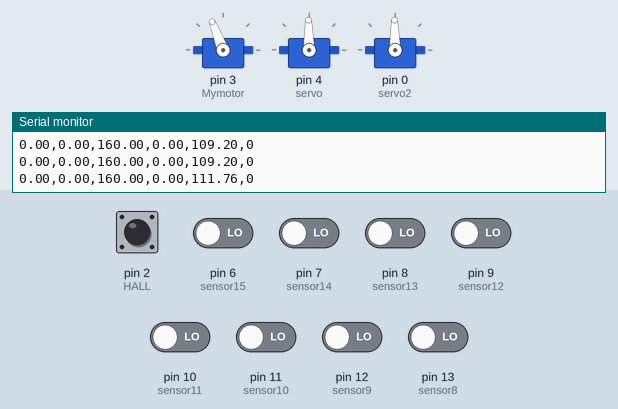
Bench run of a sketch on a simulated Arduino Uno, built with avr-gcc and run on an emulated ATmega328P. On the bench: 3 × servo, the last lines printed to the serial monitor. Inputs (shaded band) come from the test bench; at power-on: pin 2 (HALL) HIGH, pin 6 (sensor15), pin 7 (sensor14), pin 8 (sensor13), pin 9 (sensor12), pin 10 (sensor11), pin 11 (sensor10), pin 12 (sensor9), pin 13 (sensor8) LOW.

Above: at 3.2 s.
3.3 s: pin 6 (sensor15) driven HIGH
At 3.65 s:
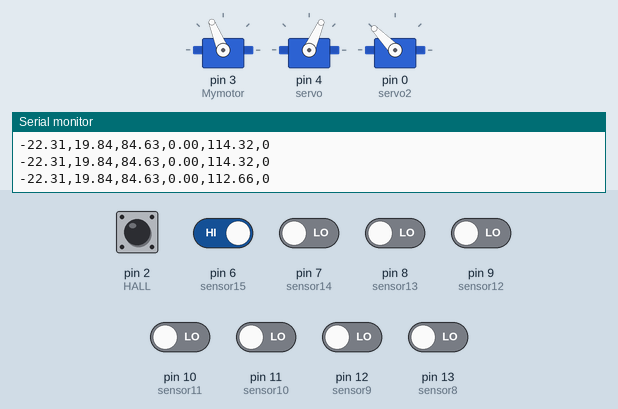
6.3 s: pin 11 (sensor10) driven HIGH
At 7.5 s:
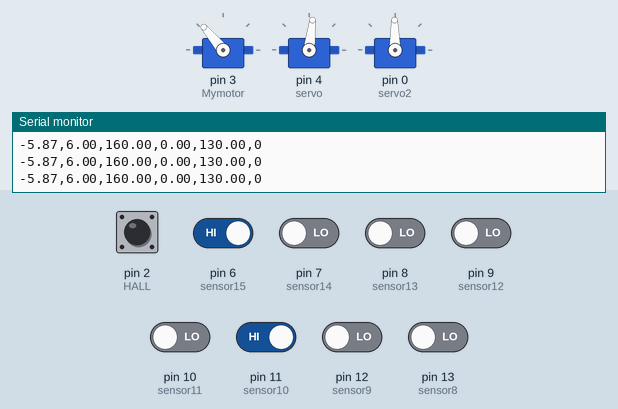
8.1 s: pin 13 (sensor8) driven HIGH
At 8.7 s:
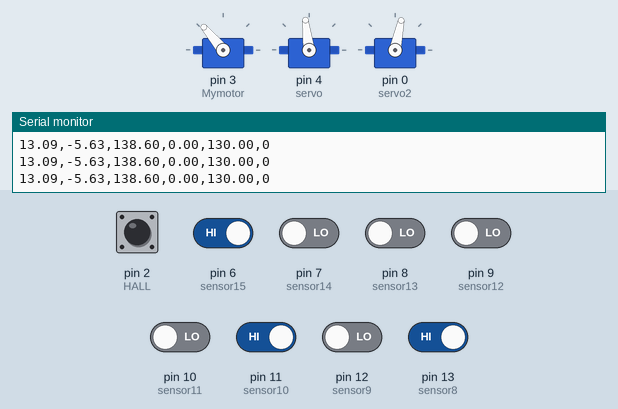
9.7 s: pin 10 (sensor11) driven HIGH
At 10.3 s:
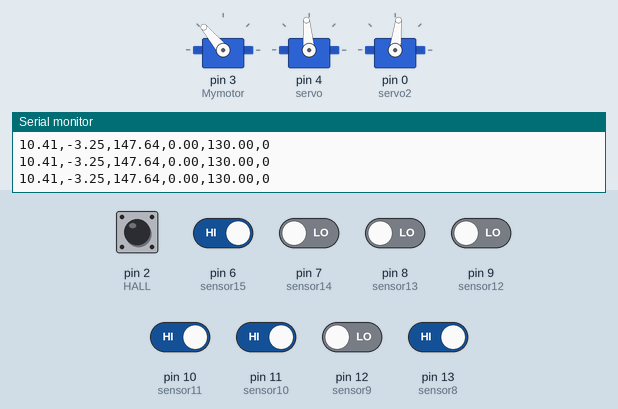
11.3 s: pin 8 (sensor13) driven HIGH
At 13.1 s:
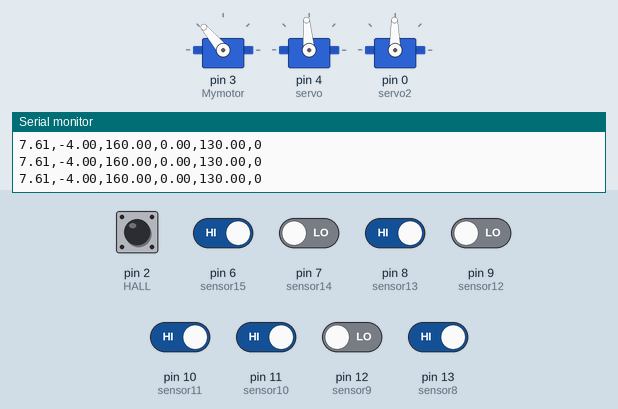
14.3 s: pin 8 (sensor13) driven LOW
At 15.1 s:
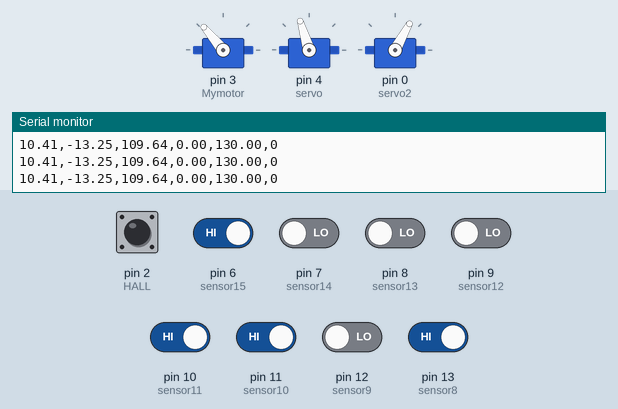
Timing chart, 0 to 16.9 s (numbered marks = the images above; inputs shaded):
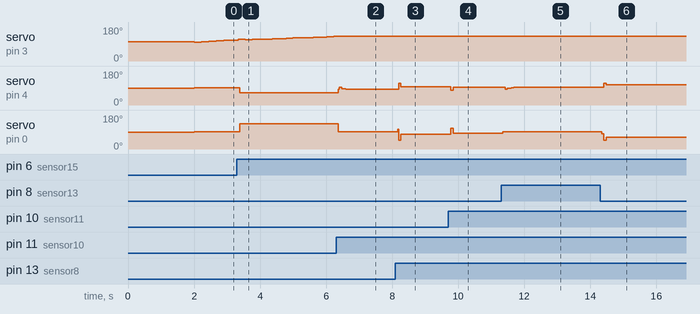

The sketch:

main_2017-05-15.ino
```cpp
# include <Servo.h>
#include <PID_v1.h>
Servo FrontSteering,BackSteering,motor;

float angle;      //input to Motor

// TIMERS All in microseconds
unsigned long lastSampletime=0;
int Ts= 200;                         //Microsecond between the samplings of velocity
unsigned long currenttime=0;
unsigned long lastSpeedPIDtime=0;
unsigned long lasPrinttime=0;
int printtime=1000000;               //Microseconds
int inputintervall=220000;           //Microsekunder mellan PID beräkningar


//Hastighetsmätningen
int state=HIGH;                        //signal från hall
int oldstate=HIGH;                     // Storing old state to make sure the signal was falling
float v;                               //Hastighet cm/s
float vold=0;                          // for a dumb filtering
int passeringar=0;                     // Used to know how far the car drives during the avoidance
float vsum=0;


/*CrouseControll Parametrar Home made PID */
double SetSpeed = 160;           // the setpoint to the Crouse controll, will redice in corners
float oldError=0;          // Old error of the speed used for the derivative part
float integral =0;         //ca 10/Ki
int nomagnet=0;            // samples without seeing a magnet at the hall sensor
int Speed = 160;                 // Highest velocity the car will aim for
float TurningConstant= 3.8;     // factor to multiply the turning angle when reducing the set speed
//SetSpeed=110;
//  Speed = 180;
//  TurningConstant = 5.5;
//  Speed = 160;
//  TurningConstant = 3.8;

/* PID LIBRARY CROUSECONTROLL PARAMETERS */
// double P=0.00856;
//  double I=0.0856;
//  double D=0;
/* OBS!! P, I, D is used both in the homemade and the library PID */
  double P=0.04;
  double I=0.08;
  double D=0.001;
 double Speedinput, speedOutput;
PID speedpid(&Speedinput, &speedOutput, &SetSpeed, P, I, D, DIRECT);
                        /* End of crouse controller parameters */

                        /* Steering Controller*/
double Setpoint, Input, Output,ServoWrite, ServoWrite2;
float STime = 50;    // Sampletime

//Define the aggressive and conservative Tuning Parameters
//double aggKp=0.889, aggKi=0, aggKd=0.234;
//double consKp=0.4, consKi=2.4, consKd=20;
double aggKp=0.889, aggKi=0, aggKd=0.234;
double consKp=0.4, consKi=2.4, consKd=20;

//Specify the links and initial tuning parameters
PID myPID(&Input, &Output, &Setpoint, consKp, consKi, consKd, DIRECT);
                     /*End of steering controller*/

        /* Obsticleavoidance */
int avoid=LOW;       // reading from the hall sensor
int magnetsTurn1=12;  //2.33 is the distance the car move for each magnet
int magnetsTurn2=15;  //2.33 is the distance the car move for each magnet
int magnetsTurn3=24;
float ObsticleSpeed=50;       //cm/s to drive when avoiding the obsticle
int EstTimeLap=5000000;       // Microseconds that the avoidance is turned off.
int LastTimeAvoiding=EstTimeLap;    //To have the avoidance manouver enebled in the begining

                  /* DIGITAL PINS */
int HALL=2;                               //pin för hall
int distsensor = 1;                       // distance sensor cercuite will send a high singal if something is to close
int Mymotor = 3;
int servo = 4;
int servo2 = 0;
/*Define sensor pins*/
const int sensor8 = 13;
const int sensor9 = 12;
const int sensor10 = 11;
const int sensor11 = 10;
const int sensor12 = 9;
const int sensor13 = 8;
const int sensor14 = 7;
const int sensor15 = 6;

/*Constants for the car*/
//double Ls=0.079 , Lc=0.264;
double Ls=0.079 , Lc=0.264;
double SensorDistances[]={0.099,0.076,0.053,0.030,-0.030,-0.053,-0.076, -0.099};

//SensorArray
//int sensor8,sensor9,sensor10,sensor11,sensor12,sensor13;
int val1, val2, val3, val4, val5, val6, val7, val8;
int sensors[8];


 double LastReadings =0;             // inititsiering föregående utslag av sensorarray
 int LostLine = 0; // parameter for controll of steering when car lost the line (0= on target, 1= lost line LEFT, -1= lost line RIGTH)
void setup()
{
  for(int i=sensor8; i<=sensor15; i++)
  {
     pinMode(i,INPUT);
  }

//  pinMode(interruptPin, INPUT_PULLUP);
//  attachInterrupt(digitalPinToInterrupt(interruptPin), blink, CHANGE);

  pinMode(distsensor,INPUT);                //sätter hallsensor som input
  pinMode(HALL,INPUT);
  pinMode(Mymotor,OUTPUT);           //sätter dc motor som output

  motor.attach(Mymotor);             //kopplat främre servo till pin Mymotor


  // Styrning
  FrontSteering.attach(servo);
  BackSteering.attach(servo2);
  pinMode(servo,OUTPUT);
  pinMode(servo2,OUTPUT);
  //turn the PID on
  myPID.SetMode(AUTOMATIC);
  speedpid.SetMode(AUTOMATIC);
  myPID.SetSampleTime(STime);
  speedpid.SetSampleTime(200);
  speedpid.SetOutputLimits(90,130);
  myPID.SetOutputLimits(-20,20);
  Serial.begin(9600);


  // KAN BEHÖVAS EN UPPSTARTS SEKVENS FÖR REGULATORERNA
integral=0;
  angle=102.6;
  motor.write(angle);
  delay(2000);

}

                                          void loop() {

                                            currenttime=micros();
                                            SetSteering();
                                             speedpid.Compute();
                                              motor.write(speedOutput);
                                            if((currenttime-LastTimeAvoiding)>EstTimeLap){
                                              avoid=digitalRead(distsensor);
                                              if(avoid==HIGH){
                                                  //OBsticleavoidance();
                                                LastTimeAvoiding=currenttime;
                                              }
                                            }
                                            if((currenttime-lastSampletime)>Ts){
                                               ReadSpeed();
                                            }
//                                             if((currenttime-lastSpeedPIDtime) > inputintervall){   //Home made PIDfor crousecontroll
//                                               SPEEDcontroler();
//                                            }
                                             if((currenttime-lasPrinttime) > printtime){
                                              serialPrint();
                                              lasPrinttime=currenttime;
                                             }
                                          }


void SetSteering(){
    Input = DstoAlpha(sensors);
  double gap = abs(Setpoint-Input); //distance away from setpoint
  if (gap < 8)
  {  //we're close to setpoint, use conservative tuning parameters
    myPID.SetTunings(consKp, consKi, consKd);
    myPID.SetOutputLimits(-4, 6);
    ServoWrite= 91-1.242*Output;
    ServoWrite2= 91;
    SetSpeed = Speed;
  }
  else
  {
     //we're far from setpoint, use aggressive tuning parameters
     myPID.SetTunings(aggKp, aggKi, aggKd);
     myPID.SetOutputLimits(-20, 20);
     ServoWrite= 91-1.242*Output;
     ServoWrite2= 91+2.2*Output;
     SetSpeed = Speed - abs(Output)*TurningConstant;
  }
  myPID.Compute();
  //analogWrite(PIN_OUTPUT, ServoWrite);
  FrontSteering.write(ServoWrite);
  BackSteering.write(ServoWrite2);
  /*Temporary solution to get sensor updates*/
//start
  val1 = digitalRead(sensor8);
  val2 = digitalRead(sensor9);
  val3 = digitalRead(sensor10);
  val4 = digitalRead(sensor11);
  val5 = digitalRead(sensor12);
  val6 = digitalRead(sensor13);
  val7 = digitalRead(sensor14);
  val8 = digitalRead(sensor15);

  /*Updates sensor array*/
   sensors[0]= val1;
   sensors[1]= val2;
   sensors[2]= val3;
   sensors[3]= val4;
   sensors[4]= val5;
   sensors[5]= val6;
   sensors[6]= val7;
   sensors[7]= val8;
}

        /* SPEEDcontroller uses the velocity V, Vold and the setpoint SetSpeed to adjust the input signal to the motor */
                                        void SPEEDcontroler(){          //Euler backward PID assuming constant samplingtime
                                            double Smpltime=0.22;     //Converts the sampletime to seconds from microseconds
                                            float P=0.00856;
                                            float I=0.0856;
                                            float D=0;

                                              if(passeringar>0){
                                                //v=vsum/passeringar;
                                              }
                                              else {
                                                v=0;
                                              }

                                            integral=integral+(SetSpeed-v)*Smpltime; //Updaterar integralen med antagandet att sampletiden är konstant
                                            angle=90+P*(SetSpeed-v)+integral*I+D*((SetSpeed-v-oldError)/Smpltime);        //Beräknar vinkeln, regulatorn går från 90.
                                            if (angle<90){
                                              angle=90;
                                            }
                                            else if (angle>180){
                                              integral=800;
                                              angle=150;
                                            }
                                            motor.write(angle);
                                            oldError=(SetSpeed-v);
                                            lastSpeedPIDtime=currenttime;                 //lastPIDtime är tiden då vinkeln till motorn senast ändrats
                                        }
/* ReadSpeed looks at the state of the hall sensor to calculate the velocity v and stors the previus velocity in vold */
void ReadSpeed(){    //Could be adjusted to use interupt instead but not sure if it is bad for other parts of the script
    float Omkrets=20.4;                   //Omkrets på hjulet
    state=digitalRead(HALL);              //Reads the hallsignal
    if (state==LOW && oldstate==HIGH){    //Cheaks if the magnet is there
      currenttime=micros();
      if (currenttime==0){                //kan kanske tas bort nu, bör testas på bilen
        v=0;
      }
      else{
        v=(2*Omkrets*1000000)/((currenttime-lastSampletime)*17.53);    //multiply with e6 to get seconds, 17.53 magnets per wheel rotation men vi tog bort hälften av magneterna
        lastSampletime=currenttime;
                passeringar++;
        if(v < 0.6*vold){             //För att slippa dipparna som sker en gång per varv av hjulen
          v=vold;
        }
        vold=v;
        Speedinput=v;
        //vsum=vsum+v;
        nomagnet=0;
      }
    }
    else {
      nomagnet++;
      if(nomagnet > 2000){                //This will set the speed to 0 if no magnet is seen for more then 2000 samples
        v=0;
      }
    }
    oldstate=state;
 }

                                      void OBsticleavoidance(){         //SAfety break for testign

                                            SetSpeed=ObsticleSpeed;
                                            float R1=1;         // meter
                                            float R2=1;         // meter
                                            float S1=100*R1*3.14/4;  //cm
                                            float S2=100*R2*3.14/2;

                                            /* First Turn, drives a speciffic distance while turning rigth */
                                            int passeringInput = 0;
                                            float Alpha = (180/3.14)*atan(Lc/R1);
                                            ServoWrite= 91-1.242*Alpha;
                                            ServoWrite2= 91+2.2*Alpha;
                                            FrontSteering.write(ServoWrite);
                                            BackSteering.write(ServoWrite2);
                                            passeringar=0;
                                            while(passeringar<magnetsTurn1){
                                            delayMicroseconds(100);
                                            ReadSpeed();
                                            passeringInput++;
                                              if (passeringInput > 2000){
                                                Serial.print(passeringar);
                                                  speedpid.Compute();
                                                  motor.write(speedOutput);
                                                  passeringInput=0;
                                              }
                                            }

                                            /* Second turn drives straigth for a speciffic distance*/
                                            Alpha = (180/3.14)*atan(Lc/R2);
                                            ServoWrite= 91;
                                            ServoWrite2= 91;
                                            FrontSteering.write(ServoWrite);
                                            BackSteering.write(ServoWrite2);
                                            passeringar=0;
                                            while(passeringar<magnetsTurn2){
                                            delayMicroseconds(100);
                                            ReadSpeed();
                                            passeringInput++;
                                              if (passeringInput > 2000){
                                                Serial.print(passeringar);
                                                  speedpid.Compute();
                                                  motor.write(speedOutput);
                                                  passeringInput=0;
                                              }
                                            }

                                            /* LAST tunrn left turn */
                                            Alpha = (180/3.14)*atan(Lc/R1);
                                            ServoWrite= 91+1.242*Alpha;
                                            ServoWrite2= 91-2.2*Alpha;
                                            FrontSteering.write(ServoWrite);
                                            BackSteering.write(ServoWrite2);
                                            passeringar=0;
                                            while(passeringar<magnetsTurn3){
                                            delayMicroseconds(100);
                                            ReadSpeed();
                                            passeringInput++;
                                              if (passeringInput > 2000){
                                                Serial.print(passeringar);
                                                  speedpid.Compute();
                                                  motor.write(speedOutput);
                                                  passeringInput=0;
                                              }
                                            }
                                      }

  double DstoAlpha(int Sensors[])
/*Converts sensorreadings to angle alpha, to send into PID for steering*/
{
  float count =0;
  double sumDs =0;
  double SUMDs =0;
  double Ds=0;

 for( int i = 0; i<4; i++)
{
  double sumDs = SensorDistances[i]*Sensors[i] + SensorDistances[7-i]*Sensors[7-i];

  if(sumDs!=0)
  {
    count ++;
  }

  SUMDs += sumDs;
}

  if((LastReadings == SensorDistances[0] && SUMDs == 0)||(LostLine == 1 && SUMDs != SensorDistances[0]))
  {
   LostLine = 1;  // Lost the line and last reading was on the left
   return 22;     // Max Angle for turning left?

  }
   if((LastReadings == SensorDistances[7] && SUMDs == 0)||(LostLine == -1 && SUMDs != SensorDistances[7]))
  {
   LostLine = -1;  // Lost the line and last reading was on the right
   return -22;     // Max Angle for turning right?
  }
  else
  {
   LostLine = 0;
  }

if(count!=0)
{
  Ds = SUMDs/count;
  LastReadings = Ds;
}

  double Alpha = (180/3.14)*atan(2*Ds*Lc/(Ds*Ds+(Lc+Ls)*(Lc+Ls)));
  //Serial.println(Alpha);
 return Alpha;
}


void serialPrint(){
  Serial.print(Input);
  Serial.print(',');
  Serial.print(Output);
  Serial.print(',');
  Serial.print(SetSpeed);
  Serial.print(',');
  Serial.print(v);
  Serial.print(',');
  Serial.print(speedOutput);
  Serial.print(',');
  Serial.print(avoid);
  Serial.print('\n');
}
```

Measured:
- after the input at 3.3 s, servo on pin 4 (servo): 91° → 66° after 0.08 s; servo on pin 0 (servo2): 91° → 135° after 0.08 s, → 134° 0.07 s later
- after the input at 6.3 s, servo on pin 0 (servo2): 134° → 91° after 0.07 s
- after the input at 8.1 s, servo on pin 4 (servo): 83° → 115° after 0.10 s, → 97° 0.07 s later; servo on pin 0 (servo2): 91° → 47° after 0.07 s, → 78° 0.10 s later
- after the input at 9.7 s, servo on pin 4 (servo): 97° → 79° after 0.08 s, → 95° 0.07 s later; servo on pin 0 (servo2): 78° → 111° after 0.08 s, → 83° 0.07 s later
- after the input at 11.3 s, servo on pin 0 (servo2): 83° → 91° after 0.05 s
- after the input at 14.3 s, servo on pin 4 (servo): 95° → 115° after 0.11 s, → 107° 0.07 s later; servo on pin 0 (servo2): 91° → 82° at once, → 47° 0.07 s later, → 61° 0.07 s later
